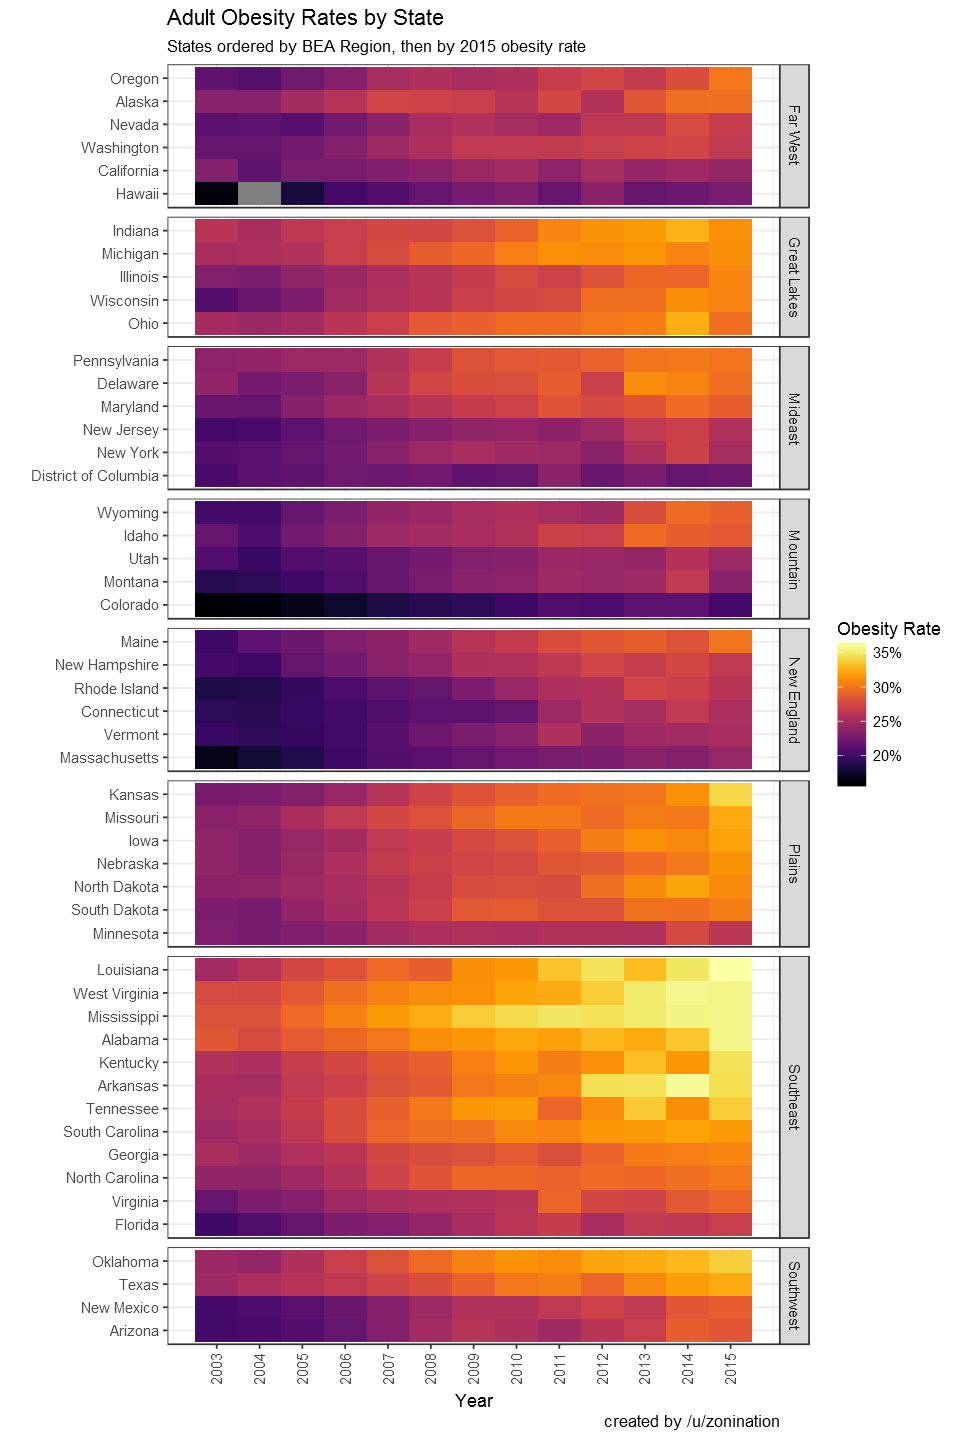

This chart was generated by the following R code:
# Set working directory, load data, load libraries
# setwd("C:/path/to/directory") # Uncomment to automatically set working directory
obes <- read.csv("obes.csv") # Source data from http://stateofobesity.org/adult-obesity/
library(ggplot2)
library(reshape2)
library(viridis)

# Do some messing around with formatting:
obgrid<-melt(obes, id=c("state", "reg.bea", "reg.cens"))
names(obgrid)<-c("state", "reg.bea", "reg.cens","year","ob.rate")
obgrid$year<-as.character(obgrid$year)  # Convert "year" factors to strings

# Change our "ob.0x" notation to a numeric year.
obgrid$year[obgrid$year=="ob.03"]<-2003
obgrid$year[obgrid$year=="ob.04"]<-2004
obgrid$year[obgrid$year=="ob.05"]<-2005
obgrid$year[obgrid$year=="ob.06"]<-2006
obgrid$year[obgrid$year=="ob.07"]<-2007
obgrid$year[obgrid$year=="ob.08"]<-2008
obgrid$year[obgrid$year=="ob.09"]<-2009
obgrid$year[obgrid$year=="ob.10"]<-2010
obgrid$year[obgrid$year=="ob.11"]<-2011
obgrid$year[obgrid$year=="ob.12"]<-2012
obgrid$year[obgrid$year=="ob.13"]<-2013
obgrid$year[obgrid$year=="ob.14"]<-2014
obgrid$year[obgrid$year=="ob.15"]<-2015

# convert "year" column to numeric
obgrid$year<-as.numeric(obgrid$year)
# Reorder states to show the most obese at top
obgrid$state<-reorder(subset(obgrid, year==2015)$state, subset(obgrid, year==2015)$ob.rate)

ggplot(obgrid, aes(year, state))+
  geom_tile(aes(fill=ob.rate))+
  scale_x_continuous(breaks=2003:2015)+
  scale_fill_viridis(option="inferno", labels=scales::percent)+
  labs(title="Adult Obesity Rates by State",
       subtitle="States ordered by BEA Region, then by 2015 obesity rate",
       x="Year",
       y="",
       fill="Obesity Rate",
       caption="created by /u/zonination")+
  facet_grid(reg.bea~., scales="free_y", space="free_y")+
  theme_bw()+
  theme(axis.text.x = element_text(angle = 90, hjust = 1, vjust=.5))
ggsave("obes.png", height=12, width=8, dpi=120, type="cairo-png")